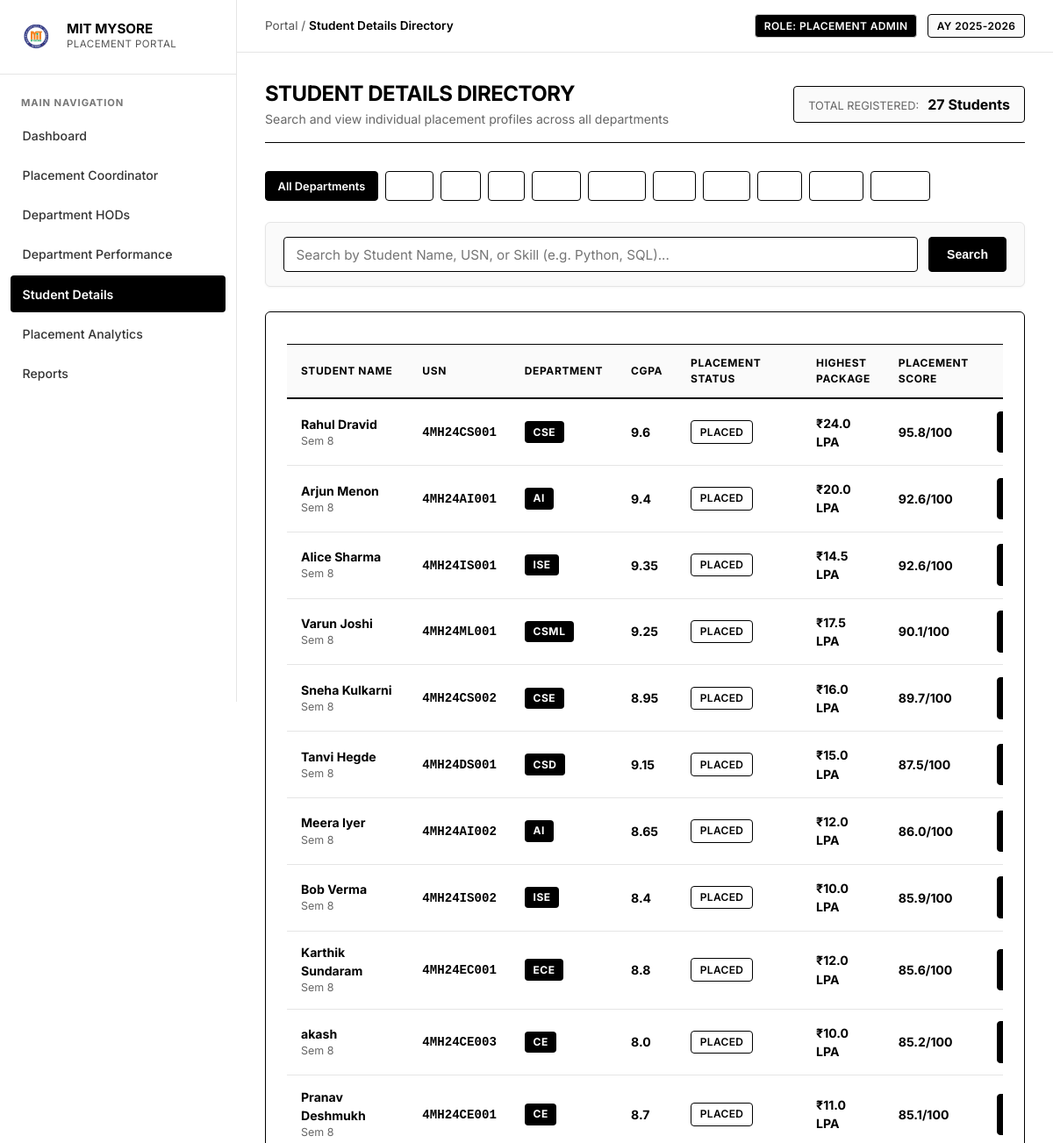
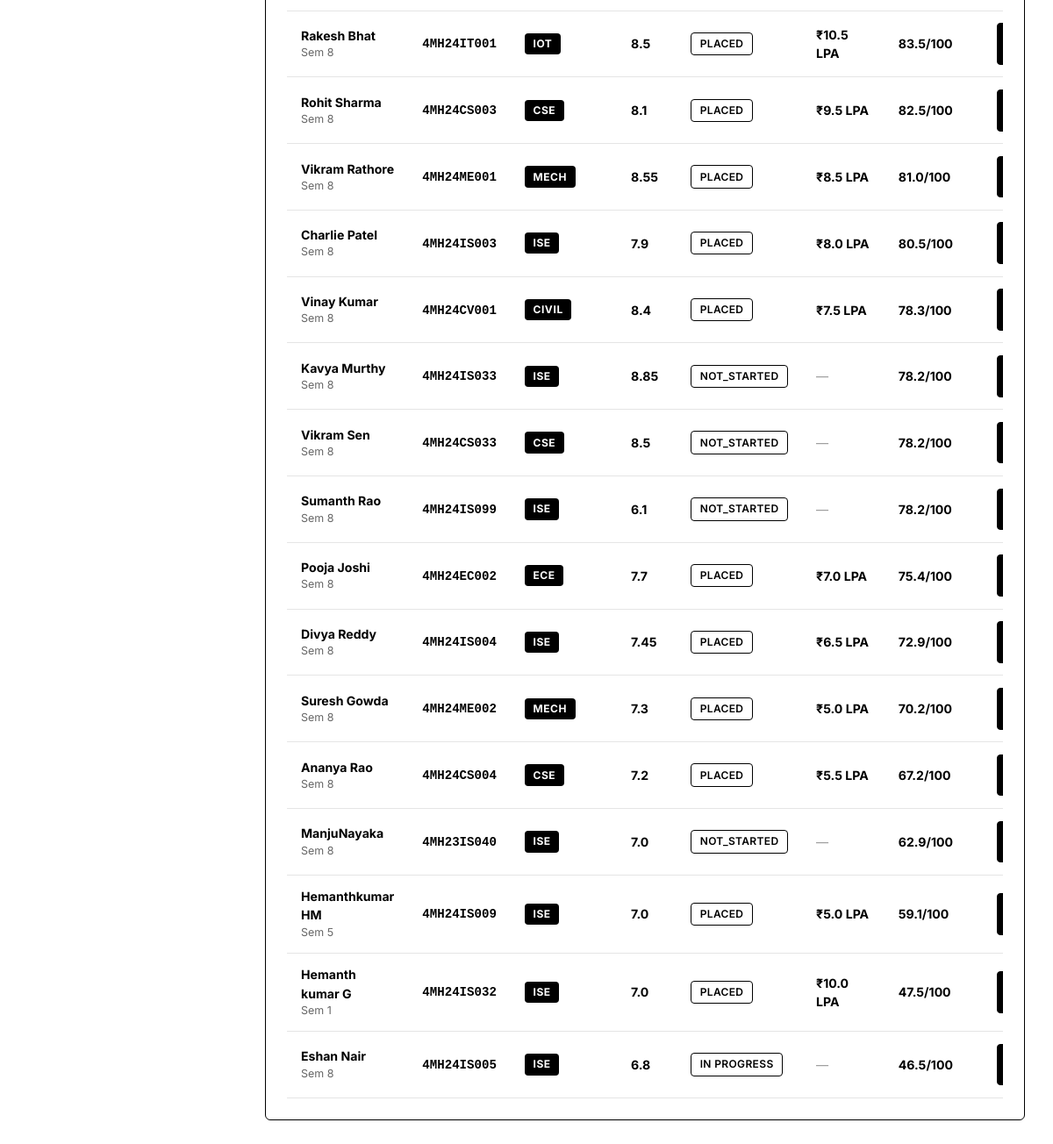
Page /portal/students (signed in) on the committed database (2 pictures, top to bottom).
### models.py (models this page shows, shortened)
class Student(db.Model):
    __tablename__ = 'students'
    usn = db.Column(db.String(20), primary_key=True)
    name = db.Column(db.String(100), nullable=False)
    mobile_number = db.Column(db.String(15), unique=True, nullable=False)
    email = db.Column(db.String(100), unique=True, nullable=True)
    department_id = db.Column(db.Integer, db.ForeignKey('departments.id'), nullable=False)
    session_version = db.Column(db.Integer, default=1)
    semester = db.Column(db.Integer, default=8)
    cgpa = db.Column(db.Float, default=8.0)
    attendance = db.Column(db.Float, default=85.0)
    academic_score = db.Column(db.Float, default=82.0)
    skills = db.Column(db.String(255), default="Python, DSA, SQL")
    programming_languages = db.Column(db.String(255), default="Python, Java, C++")
    technical_skills = db.Column(db.String(255), default="Data Structures, DBMS, Web Development")
    certifications = db.Column(db.String(255), default="Cloud Computing, Full Stack Web Development")
    projects = db.Column(db.Text, default="Smart Placement Portal, AI Resume Screener")
    companies_attended = db.Column(db.Integer, default=0)
    companies_selected = db.Column(db.Integer, default=0)
    offers_count = db.Column(db.Integer, default=0)
    highest_package = db.Column(db.Float, default=0.0)  # in LPA
    average_package = db.Column(db.Float, default=0.0)  # in LPA
    placement_status = db.Column(db.String(50), default="NOT_STARTED") # PLACED, IN_PROCESS, NOT_STARTED, NOT_PLACED
    placement_approval_status = db.Column(db.String(50), default="APPROVED") # PENDING, APPROVED, REJECTED
    approved_by = db.Column(db.String(100), nullable=True)
    approved_at = db.Column(db.DateTime, nullable=True)
    rejected_by = db.Column(db.String(100), nullable=True)
    rejected_at = db.Column(db.DateTime, nullable=True)
    rejection_reason = db.Column(db.Text, nullable=True)
    resume = db.Column(db.String(255), default="Resume_Uploaded.pdf")
    performance = db.relationship('PerformanceRecord', backref='student', uselist=False, lazy=True)
    account_link = db.relationship('StudentAccountLink', backref='student', uselist=False, lazy=True)
    recommendations = db.relationship('LearningRecommendation', backref='student', lazy=True, order_by='LearningRecommendation.created_at.desc()')
    youtube_lessons = db.relationship('YouTubeLesson', backref='student', lazy=True, order_by='YouTubeLesson.created_at.desc()')
    quiz_attempts = db.relationship('QuizAttempt', backref='student', lazy=True, order_by='QuizAttempt.attempted_at.desc()')
    interview_sessions = db.relationship('MockInterviewSession', backref='student', lazy=True, order_by='MockInterviewSession.started_at.desc()')
    course_progress = db.relationship('StudentCourseProgress', backref='student', lazy=True, cascade='all, delete-orphan', order_by='StudentCourseProgress.saved_at.desc()')
    event_actions = db.relationship('StudentEventAction', backref='student', lazy=True, cascade='all, delete-orphan', order_by='StudentEventAction.updated_at.desc()')
    achievements = db.relationship('StudentAchievement', backref='student', lazy=True, cascade='all, delete-orphan', order_by='StudentAchievement.completion_date.desc()')
    notifications = db.relationship('StudentNotification', backref='student', lazy=True, cascade='all, delete-orphan', order_by='StudentNotification.created_at.desc()')
    preference = db.relationship('StudentPreference', backref='student', uselist=False, lazy=True, cascade='all, delete-orphan')
    provider_accounts = db.relationship('ExternalProviderAccount', backref='student', lazy=True, cascade='all, delete-orphan', order_by='ExternalProviderAccount.created_at.desc()')
    sync_logs = db.relationship('CertificateSyncLog', backref='student', lazy=True, cascade='all, delete-orphan', order_by='CertificateSyncLog.sync_started_at.desc()')
    date_of_birth = db.Column(db.Date, nullable=True)
    password_hash = db.Column(db.String(255), nullable=True)
    first_login_at = db.Column(db.DateTime, nullable=True)
    dob_login_count = db.Column(db.Integer, default=0)
    failed_login_count = db.Column(db.Integer, default=0)
    locked_until = db.Column(db.DateTime, nullable=True)
    @property
    def placement_score(self):
        if self.performance:
            return round(self.performance.overall_aggregate, 1)
        return 0.0

class Department(db.Model):
    __tablename__ = 'departments'
    id = db.Column(db.Integer, primary_key=True)
    code = db.Column(db.String(20), unique=True, nullable=False)
    name = db.Column(db.String(100), unique=True, nullable=False)
    hod_name = db.Column(db.String(100), default='Dr. HOD')
    hod_id = db.Column(db.String(50), default='HOD_01')
    hod_email = db.Column(db.String(100), default='hod@mitmysore.in')
    hod_phone = db.Column(db.String(30), default='+91 98450 11223')
    admins = db.relationship('Admin', backref='department', lazy=True)
    students = db.relationship('Student', backref='department', lazy=True)

class PerformanceRecord(db.Model):
    __tablename__ = 'performance_records'
    id = db.Column(db.Integer, primary_key=True)
    student_usn = db.Column(db.String(20), db.ForeignKey('students.usn'), nullable=False, unique=True)
    aptitude_score = db.Column(db.Float, default=0.0)
    gd_status = db.Column(db.Boolean, default=False)
    hr_status = db.Column(db.Boolean, default=False)
    coding_c_score = db.Column(db.Float, default=0.0)
    coding_java_score = db.Column(db.Float, default=0.0)
    coding_dsa_score = db.Column(db.Float, default=0.0)
    technical_interview_score = db.Column(db.Float, default=0.0)
    hr_score = db.Column(db.Float, default=0.0)
    @property
    def coding_overall_score(self):
        return round((self.coding_c_score + self.coding_java_score + self.coding_dsa_score) / 3.0, 1)
    @property
    def overall_aggregate(self):
        coding_avg = self.coding_overall_score
        tech_score = self.technical_interview_score if self.technical_interview_score > 0 else coding_avg
        hr_val = self.hr_score if self.hr_score > 0 else (90.0 if self.hr_status else 45.0)
        gd_val = 90.0 if self.gd_status else 45.0
        score = (self.aptitude_score * 0.25) + (coding_avg * 0.35) + (tech_score * 0.20) + (hr_val * 0.10) + (gd_val * 0.10)
        return round(score, 1)

### app.py (the view)
@app.route('/portal/students')
def portal_students():
    admin = get_current_admin()
    if not admin:
        return redirect(url_for('admin_login'))
    dept_code = request.args.get('dept_code', '').strip().upper()
    search_query = request.args.get('search', '').strip()
    q = Student.query
    if dept_code:
        dept = Department.query.filter_by(code=dept_code).first()
        if dept:
            q = q.filter_by(department_id=dept.id)
    if search_query:
        q = q.filter(
            (Student.usn.ilike(f"%{search_query}%")) |
            (Student.name.ilike(f"%{search_query}%")) |
            (Student.skills.ilike(f"%{search_query}%"))
        )
    students = sorted(q.all(), key=lambda s: (s.placement_score, s.highest_package), reverse=True)
    return render_template(
        'portal_students.html',
        active_page='students',
        admin=admin,
        students=students,
        selected_dept=dept_code,
        search_query=search_query
    )

### app.py (called while the page is built)
@app.context_processor
def inject_student_notifications():
    unread_count = 0
    if session.get('student_usn'):
        try:
            unread_count = NotificationService.get_unread_count(session.get('student_usn'))
        except Exception:
            unread_count = 0
    return dict(unread_notifications_count=unread_count)

@app.after_request
def add_security_headers(response):
    if not request.path.startswith('/static/'):
        response.headers["Cache-Control"] = "no-cache, no-store, must-revalidate, max-age=0"
        response.headers["Pragma"] = "no-cache"
        response.headers["Expires"] = "0"
    else:
        response.headers["Cache-Control"] = "public, max-age=86400"
    response.headers["X-Content-Type-Options"] = "nosniff"
    response.headers["X-Frame-Options"] = "DENY"
    return response

def get_current_admin():
    if 'admin_id' not in session:
        return None
    return db.session.get(Admin, session['admin_id'])

### templates/portal_students.html (shortened to what this page needs)
{% extends 'portal_base.html' %}
{% block breadcrumb %}Student Details Directory{% endblock %}
{% block portal_content %}
<div style="display: flex; justify-content: space-between; align-items: center; margin-bottom: 2rem; flex-wrap: wrap; gap: 1rem; border-bottom: 1px solid #000; padding-bottom: 1rem;">
    <div>
        <h2 style="font-size: 1.5rem; font-weight: 700; color: #000; text-transform: uppercase;">Student Details Directory</h2>
        <p style="color: #666; font-size: 0.88rem; margin: 3px 0 0;">
            Search and view individual placement profiles across all departments
        </p>
    </div>
    <div style="background: #fafafa; border: 1px solid #000; padding: 0.5rem 1rem; border-radius: 4px;">
        <span style="color: #666; font-size: 0.8rem; text-transform: uppercase;">Total Registered:</span>
        <strong style="color: #000; font-size: 1rem; margin-left: 0.35rem;">{{ students|length }} Students</strong>
    </div>
</div>
<div style="display: flex; gap: 0.5rem; flex-wrap: wrap; margin-bottom: 1.5rem;">
    <a href="{{ url_for('portal_students') }}" class="btn" style="padding: 0.4rem 0.85rem; font-size: 0.8rem; {% if not selected_dept %}background: #000; color: #fff; border: 1px solid #000;{% else %}background: #fff; color: #000; border: 1px solid #000;{% endif %}">
        All Departments
    </a>
    {% for code in ['CSE', 'CE', 'AI', 'CSD', 'CSML', 'ISE', 'ECE', 'IOT', 'CIVIL', 'MECH'] %}
        <a href="{{ url_for('portal_students', dept_code=code) }}" class="btn" style="padding: 0.4rem 0.85rem; font-size: 0.8rem; {% if selected_dept == code %}background: #000; color: #fff; border: 1px solid #000;{% else %}background: #fff; color: #000; border: 1px solid #000;{% endif %}">
        </a>
    {% endfor %}
</div>
<div class="card" style="padding: 1rem 1.25rem; margin-bottom: 1.75rem; border: 1px solid #e5e5e5; background: #fafafa;">
    <form method="GET" action="{{ url_for('portal_students') }}" style="display: flex; gap: 0.75rem;">
        <input type="text" name="search" value="{{ search_query }}" placeholder="Search by Student Name, USN, or Skill (e.g. Python, SQL)..." class="form-control" style="flex: 1; padding: 0.6rem 0.85rem; border: 1px solid #000;">
        <button type="submit" class="btn" style="padding: 0.6rem 1.25rem; background: #000; color: #fff; border: 1px solid #000;">Search</button>
    </form>
</div>
<div class="card" style="border: 1px solid #000; padding: 1.5rem;">
    <div style="overflow-x: auto;">
        <table class="portal-table">
            <thead>
                <tr>
                    <th>Student Name</th>
                    <th>USN</th>
                    <th>Department</th>
                    <th>CGPA</th>
                    <th>Placement Status</th>
                    <th>Highest Package</th>
                    <th>Placement Score</th>
                    <th style="text-align: right;">Action</th>
                </tr>
            </thead>
            <tbody>
                {% for st in students %}
                <tr onclick="window.location.href='{{ url_for('portal_student_details', usn=st.usn) }}'" style="cursor: pointer;">
                    <td>
                        <div style="font-weight: 700;">{{ st.name }}</div>
                        <div style="font-size: 0.78rem; color: #666;">Sem {{ st.semester }}</div>
                    </td>
                    <td>
                        <span style="font-family: monospace; font-weight: 600;">{{ st.usn }}</span>
                    </td>
                    <td>
                        <span class="badge-dept">{{ st.department.code }}</span>
                    </td>
                    <td><strong>{{ st.cgpa }}</strong></td>
                    <td>
                        <span class="badge" style="border: 1px solid #000; background: #fff; color: #000;">
                            {{ st.placement_status }}
                        </span>
                    </td>
                    <td>
                        {% if st.highest_package > 0 %}
                            <strong>₹{{ st.highest_package }} LPA</strong>
                        {% else %}
                            <span style="color: #999;">—</span>
                        {% endif %}
                    </td>
                    <td>
                        <div style="font-weight: 700;">{{ st.placement_score }}/100</div>
                    </td>
                    <td style="text-align: right;">
                        <span class="btn" style="font-size: 0.75rem; padding: 0.3rem 0.65rem; background: #000; color: #fff; border: 1px solid #000;">
                        </span>
                    </td>
                </tr>
                {% else %}
                <tr>
                    <td colspan="8" style="text-align: center; padding: 2rem; color: #666;">
                        No students found matching your criteria.
                    </td>
                </tr>
                {% endfor %}
            </tbody>
        </table>
    </div>
</div>
{% endblock %}

### static/css/style.css (style rules this page uses)
:root { --bg-page: #FFFFFF; --bg-card: #FFFFFF; --bg-subtle: #FAFAFA; --bg-hover: #F5F5F5; --text-primary: #000000; --text-secondary: #555555; --text-muted: #777777; --border-dark: #000000; --border-light: #E5E5E5; --border-mid: #CCCCCC; --font-sans: 'Inter', -apple-system, BlinkMacSystemFont, "Segoe UI", Roboto, sans-serif; }
* { box-sizing: border-box; margin: 0; padding: 0; }
body { font-family: var(--font-sans); background-color: var(--bg-page); color: var(--text-primary); min-height: 100vh; display: flex; flex-direction: column; line-height: 1.5; -webkit-font-smoothing: antialiased; }
a { color: var(--text-primary); text-decoration: underline; transition: opacity 0.15s ease; }
h1, h2, h3, h4, h5, h6 { color: var(--text-primary); font-weight: 700; letter-spacing: -0.02em; line-height: 1.25; }
.btn { display: inline-flex; align-items: center; justify-content: center; gap: 0.4rem; background-color: #000000; color: #FFFFFF !important; padding: 0.65rem 1.25rem; border: 1px solid #000000; border-radius: 4px; font-weight: 600; font-size: 0.88rem; cursor: pointer; text-decoration: none; transition: background-color 0.15s ease, color 0.15s ease; }
.glass-panel, .card { background-color: var(--bg-card); border: 1px solid var(--border-light); border-radius: 6px; padding: 1.5rem; margin-bottom: 1.5rem; box-shadow: 0 1px 3px rgba(0, 0, 0, 0.04); }
.form-control { width: 100%; padding: 0.65rem 0.9rem; background-color: #FFFFFF; border: 1px solid var(--border-mid); border-radius: 4px; color: var(--text-primary); font-size: 0.95rem; font-family: inherit; transition: border-color 0.15s ease; }
table, .portal-table { width: 100%; border-collapse: collapse; margin-top: 0.75rem; font-size: 0.88rem; background: #FFFFFF; }
table th, .portal-table th { background-color: var(--bg-subtle); color: var(--text-primary); font-weight: 700; text-transform: uppercase; font-size: 0.75rem; letter-spacing: 0.05em; padding: 0.75rem 1rem; border-top: 1px solid #000000; border-bottom: 2px solid #000000; text-align: left; }
table td, .portal-table td { padding: 0.85rem 1rem; border-bottom: 1px solid var(--border-light); color: var(--text-primary); vertical-align: middle; }
.badge { display: inline-block; padding: 0.2rem 0.6rem; border-radius: 4px; font-size: 0.75rem; font-weight: 600; text-transform: uppercase; letter-spacing: 0.03em; background: var(--bg-subtle); color: var(--text-primary); border: 1px solid var(--border-mid); }
.badge-dept { display: inline-block; padding: 0.2rem 0.6rem; background: #000000; color: #FFFFFF; border-radius: 4px; font-size: 0.75rem; font-weight: 700; letter-spacing: 0.05em; }

### rows in the picture
Student: name "Rahul Dravid", semester "8", usn "4MH24CS001", department.code "CSE", cgpa "9.6", placement_status "PLACED", highest_package "24.0", placement_score "95.8"
Student: name "Arjun Menon", semester "8", usn "4MH24AI001", department.code "AI", cgpa "9.4", placement_status "PLACED", highest_package "20.0", placement_score "92.6"
Student: name "Alice Sharma", semester "8", usn "4MH24IS001", department.code "ISE", cgpa "9.35", placement_status "PLACED", highest_package "14.5", placement_score "92.6"
Student: name "Varun Joshi", semester "8", usn "4MH24ML001", department.code "CSML", cgpa "9.25", placement_status "PLACED", highest_package "17.5", placement_score "90.1"
Student: name "Sneha Kulkarni", semester "8", usn "4MH24CS002", department.code "CSE", cgpa "8.95", placement_status "PLACED", highest_package "16.0", placement_score "89.7"
Student: name "Tanvi Hegde", semester "8", usn "4MH24DS001", department.code "CSD", cgpa "9.15", placement_status "PLACED", highest_package "15.0", placement_score "87.5"
Student: name "Meera Iyer", semester "8", usn "4MH24AI002", department.code "AI", cgpa "8.65", placement_status "PLACED", highest_package "12.0", placement_score "86.0"
Student: name "Bob Verma", semester "8", usn "4MH24IS002", department.code "ISE", cgpa "8.4", placement_status "PLACED", highest_package "10.0", placement_score "85.9"
Student: name "Karthik Sundaram", semester "8", usn "4MH24EC001", department.code "ECE", cgpa "8.8", placement_status "PLACED", highest_package "12.0", placement_score "85.6"
Student: name "akash", semester "8", usn "4MH24CE003", department.code "CE", cgpa "8.0", placement_status "PLACED", highest_package "10.0", placement_score "85.2"
Student: name "Pranav Deshmukh", semester "8", usn "4MH24CE001", department.code "CE", cgpa "8.7", placement_status "PLACED", highest_package "11.0", placement_score "85.1"
Student: name "Rakesh Bhat", semester "8", usn "4MH24IT001", department.code "IOT", cgpa "8.5", placement_status "PLACED", highest_package "10.5", placement_score "83.5"
Student: name "Rohit Sharma", semester "8", usn "4MH24CS003", department.code "CSE", cgpa "8.1", placement_status "PLACED", highest_package "9.5", placement_score "82.5"
Student: name "Vikram Rathore", semester "8", usn "4MH24ME001", department.code "MECH", cgpa "8.55", placement_status "PLACED", highest_package "8.5", placement_score "81.0"
Student: name "Charlie Patel", semester "8", usn "4MH24IS003", department.code "ISE", cgpa "7.9", placement_status "PLACED", highest_package "8.0", placement_score "80.5"
Student: name "Vinay Kumar", semester "8", usn "4MH24CV001", department.code "CIVIL", cgpa "8.4", placement_status "PLACED", highest_package "7.5", placement_score "78.3"
Student: name "Kavya Murthy", semester "8", usn "4MH24IS033", department.code "ISE", cgpa "8.85", placement_status "NOT_STARTED", placement_score "78.2"
Student: name "Vikram Sen", semester "8", usn "4MH24CS033", department.code "CSE", cgpa "8.5", placement_status "NOT_STARTED", placement_score "78.2"
Student: name "Sumanth Rao", semester "8", usn "4MH24IS099", department.code "ISE", cgpa "6.1", placement_status "NOT_STARTED", placement_score "78.2"
Student: name "Pooja Joshi", semester "8", usn "4MH24EC002", department.code "ECE", cgpa "7.7", placement_status "PLACED", highest_package "7.0", placement_score "75.4"
Student: name "Divya Reddy", semester "8", usn "4MH24IS004", department.code "ISE", cgpa "7.45", placement_status "PLACED", highest_package "6.5", placement_score "72.9"
Student: name "Suresh Gowda", semester "8", usn "4MH24ME002", department.code "MECH", cgpa "7.3", placement_status "PLACED", highest_package "5.0", placement_score "70.2"
Student: name "Ananya Rao", semester "8", usn "4MH24CS004", department.code "CSE", cgpa "7.2", placement_status "PLACED", highest_package "5.5", placement_score "67.2"
Student: name "ManjuNayaka", semester "8", usn "4MH23IS040", department.code "ISE", cgpa "7.0", placement_status "NOT_STARTED", placement_score "62.9"
Student: name "Hemanthkumar HM", semester "5", usn "4MH24IS009", department.code "ISE", cgpa "7.0", placement_status "PLACED", highest_package "5.0", placement_score "59.1"
Student: name "Hemanth kumar G", semester "1", usn "4MH24IS032", department.code "ISE", cgpa "7.0", placement_status "PLACED", highest_package "10.0", placement_score "47.5"
Student: name "Eshan Nair", semester "8", usn "4MH24IS005", department.code "ISE", cgpa "6.8", placement_status "IN PROGRESS", placement_score "46.5"

### other values in the picture
{{ students|length }} "27"
